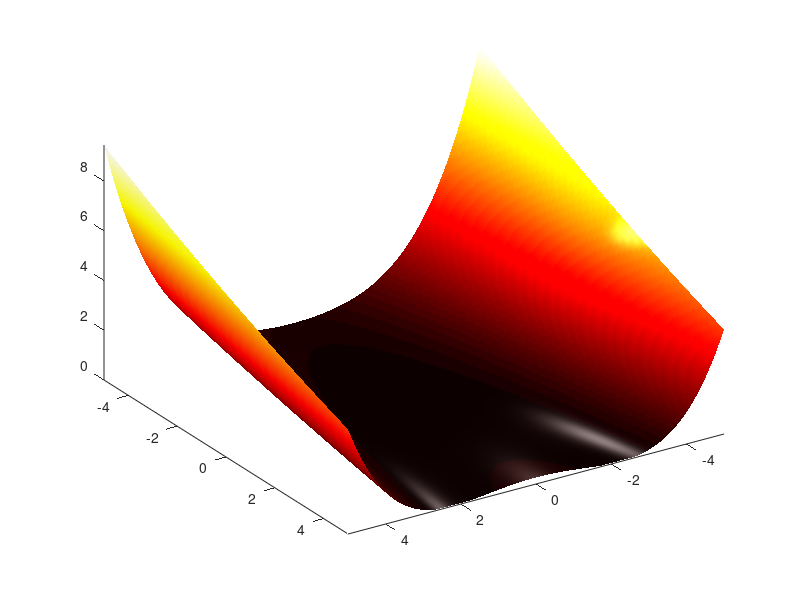

Recreate this plot in MATLAB. (Note: this script raises an error after producing the figure.)
%% Constrained function minimization with |fminsearch| and |fminlbfgs|

function minimize_demo
        
    %% Unconstrained optimization    
    %
    % first, define a test function:
    clc, rosen = @(x) ( (1-x(1))^2 + 105*(x(2)-x(1)^2)^2 ) /1e4;

    %%
    % This is the classical Rosenbrock function, which has a global minimum
    % at $f(x) = f([1, 1]) = 0$. The function is relatively hard to minimize,
    % because that minimum is located in a long narrow ``valley'':
    k = 0; range = -5:0.05:5;
    z = zeros(numel(range));    
    for ii = range
        m = 0; k = k + 1;        
        for jj = range
            m = m + 1;
            z(k, m) = rosen([ii, jj]);            
        end
    end  
    
    figure, hold on, set(gcf, 'renderer', 'opengl');
    [y, x] = meshgrid(range, range);
    S = surf(x, y, z, 'linestyle', 'none'); view(-213, 38), axis tight    
        
    
    shading interp, material metal, lighting gouraud, colormap('hot')
    light('style', 'local', 'position', [-3 0 5]);
    set(S, 'ambientstrength', 0.8)        
    
    %%
    % Optimizing the fully unconstrained problem with |minimize| indeed 
    % finds the global minimum:
    solution = minimize(rosen, [3 3])  %#ok<*NASGU,*NOPRT,*ASGLU>
    
    
    %% Optimization with bound constraints
    %
    % Imposing a lower bound on the variables gives 
    [solution, fval] = minimize(rosen, [3 3], [],[], [],[], [2 2])
    
    %%
    % in the figure, this looks like
    zz = z;   zz(x > 2 & y > 2) = inf;  
    ZZ = z;   ZZ(x < 2 & y < 2) = inf;
    
    figure, hold on, set(gcf, 'renderer', 'opengl');
    S(1) = surf(x, y, zz, 'linestyle', 'none', 'FaceAlpha', 0.2);
    S(2) = surf(x, y, ZZ, 'linestyle', 'none');
    plot3(solution(1), solution(2), fval+0.5, 'gx', ...
        'MarkerSize', 20,...
        'linewidth', 5)    

    xlabel('X(1)'), ylabel('X(2)')    
    view(-196, 38), grid on, axis tight      
    
    shading interp, material metal, lighting gouraud, colormap('hot')
    light('style', 'local', 'position', [-3 0 5]);
    set(S, 'ambientstrength', 0.8); 
    
    %%
    % Similarly, imposing an upper bound yields
    solution = minimize(rosen, [3 3], [],[], [],[], [],[0.5 0.5])
    
    zz = z;   zz(x < 0.5 & y < 0.5) = inf;  
    ZZ = z;   ZZ(x > 0.5 & y > 0.5) = inf;
    
    figure, hold on, set(gcf, 'renderer', 'opengl');
    S(1) = surf(x, y, zz, 'linestyle', 'none', 'FaceAlpha', 0.2);
    S(2) = surf(x, y, ZZ, 'linestyle', 'none');   
    plot3(solution(1), solution(2), fval+0.5, 'gx', ...
        'MarkerSize', 20,...
        'LineWidth', 5);        
    
    xlabel('X(1)'), ylabel('X(2)')    
    view(201, 38), grid on, axis tight      
    
    shading interp, material metal, lighting gouraud, colormap('hot')
    light('style', 'local', 'position', [-3 0 5]);
    set(S, 'ambientstrength', 0.8); 
 
    %%
    % Minimize with $x_2$ fixed at 3. In this case, |minimize| simply
    % removes the variable before |fminsearch| sees it, essentially 
    % reducing the dimensionality of the problem. This is particularly
    % useful when the number of dimensions _N_ becomes large.
    minimize(rosen, [3 3], [],[], [],[], [-inf 3], [inf 3])
    
    
    %% Linear constraints
    %
    % You can use linear inequality or equality constraints. For
    % example, with the constraints
    %
    % $A*x \leq b$,              
    % $A_{eq}*x == b_{eq}$,    
    %
    % with A = [+2 +1], b = -2 and Aeq = [+1 -1], beq = -2. 
    %
    % |minimize()| finds the following result:    
    [solution, fval] = minimize(rosen, [3;3], [2 1],-2, [1 -1],-2)
        
    %% 
    % These constraints look like the following:
    xinds = 2*x+y <= -2;
    zz = z;   zz( xinds ) = inf;  
    ZZ = z;   ZZ(~xinds ) = inf;
    
    Ax = z;   Axinds = abs(2*x+y + 2) < 1e-3;        
    [x1, sortinds] = sort(x(Axinds)); 
    Ax = Ax(Axinds); Ax = Ax(sortinds);
    y1 = y(Axinds); y1 = y1(sortinds);
    
    Aeq = z;   Aeqinds = abs(x-y + 2) < 1e-3;        
    [x2, sortinds] = sort(x(Aeqinds)); 
    Aeq = Aeq(Aeqinds); Aeq = Aeq(sortinds);
    y2 = y(Aeqinds); y2 = y2(sortinds);
    
    figure, hold on, set(gcf, 'renderer', 'opengl');
    l1 = line([x1(1:end-1)';x1(2:end)'],[y1(1:end-1)';y1(2:end)'],[Ax(1:end-1)';Ax(2:end)']);    
    l2 = line([x2(1:end-1)';x2(2:end)'],[y2(1:end-1).';y2(2:end)'],[Aeq(1:end-1).';Aeq(2:end)']);    
    S(1) = surf(x, y, zz, 'linestyle', 'none', 'FaceAlpha', 0.2);
    S(2) = surf(x, y, ZZ, 'linestyle', 'none');      
    l3 = plot3(solution(1)+0.4, solution(2)+0.8, fval+0.5, 'gx',...
        'MarkerSize', 20,...
        'LineWidth', 5);
    
    set(l1, 'color', 'b', 'linewidth', 2);
    set(l2, 'color', 'k', 'linewidth', 2);         
    
    view(150, 30), grid on, axis tight      
    xlabel('X(1)', 'interpreter', 'LaTeX'); ylabel('X(2)', 'interpreter', 'LaTeX');
    k = legend([l1(1); l2(1); l3],'inequality $$A\mathbf{x} \leq -2$$', ...
        'equality $$A_{eq}\mathbf{x} = -2$$', 'Solution');
    set(k, 'interpreter', 'LaTeX', 'location', 'NorthWest');   
    
    shading interp, material metal, lighting phong, colormap('autumn')
    light('style', 'local', 'position', [-3 0 5]);
    set(S, 'ambientstrength', 0.8); 
  
    %% Non-linear constraints
    %
    % Also general nonlinear constraints can be used. A simple example:
    %
    % nonlinear inequality: 
    %
    % $$\sqrt{x_1^2 + x_2^2} \leq 2$$
    %
    % nonlinear equality  : 
    %
    % $$0.2x_1^2 + 0.4x_2^3 = 1$$
        
    options = setoptimoptions(...
        'TolFun', 1e-6, ...
        'TolX'  , 1e-6, ...
        'MaxFunEvals', inf,...
        'MaxIter', 1e4);
    
    [sol, fval, exitflag, output] = minimize(rosen, [-3; 3], [],[], [],[],...
        [],[], @nonlcon, options); 
    
    %%
    % Note that |nonlcon| is a subfunction, listed below. 
    %
    % These constraints look like the following:
    zz = z;   zz(sqrt(x.^2 + y.^2) <= 2)   = inf;  
    ZZ = z;   ZZ(sqrt(x.^2 + y.^2) >= 2.2) = inf;
    zZ = z;   zZ(x.^2 + y.^3 >= 1.0 + 0.1) = inf; 
              zZ(x.^2 + y.^3 <= 1.0 - 0.1) = inf;
      
    xX = x(isfinite(zZ));  [xX, inds] = sort(xX);
    yY = y(isfinite(zZ));  yY = yY(inds);
    zZ = zZ(isfinite(zZ)); zZ = zZ(inds);
              
    figure, hold on, set(gcf, 'renderer', 'opengl');
    S(1) = surf(x, y, zz, 'linestyle', 'none', 'FaceAlpha', 0.2);
    S(2) = surf(x, y, ZZ, 'linestyle', 'none');    
    L = line([xX(1:end-1)';xX(2:end)'],[yY(1:end-1)';yY(2:end)'],[zZ(1:end-1)';zZ(2:end)']);        
    l3 = plot3(sol(1)+0.4, sol(2)+0.5, fval+1, 'gx', 'MarkerSize', 20, 'linewidth', 5);
    
    set(L, 'linewidth', 2, 'color', 'b');
    view(150, 50), grid on, axis tight      
    
    k = legend([S(2); L(1); l3],'non-linear inequality $$c(x) < 0$$', ...
        'non-linear equality $$c_{eq}(x) = 0$$', 'Solution');
    set(k, 'interpreter', 'LaTeX', 'location', 'NorthWest');   
    
    shading interp, material metal, lighting phong, colormap('autumn')
    light('style', 'local', 'position', [-3 0 5]);
    set(S, 'ambientstrength', 0.8); 
    
   
    %%
    % Note that the |output| structure contains a field |constrviolation|:
    output 
    
    %%
    % The contents of which shows that all constraints have been satisfied:
    output.constrviolation
    output.constrviolation.nonlin_eq{:}
    output.constrviolation.nonlin_ineq{:}

    %% Global optimization
    %
    % This is the 2D sine-envelope-sine function. It has a single global
    % minimum at [0,0], where the function assumes a value of 0. As you can
    % imagine, it is hard to find this minimum when the initial estimates
    % is not very close to the minimum already:
    
    sinenvsin = @(x) 3*sum( (sin(sqrt(x(:).'*x(:))).^2 - 0.5)./(1 + 0.001*x(:).'*x(:)).^2 + 0.5, 1);
    
    figure, hold on, set(gcf, 'renderer', 'opengl');
    k = 0; range = -10:0.1:10;
    z = zeros(numel(range));    
    for ii = range
        m = 0; k = k + 1;        
        for jj = range
            m = m + 1;
            z(k,m) = sinenvsin([ii jj]);            
        end
    end  
    [y, x] = meshgrid(range, range);
    S = surf(x, y, z, 'linestyle', 'none');
    
    axis equal, view(-148,24)    
    
    shading interp, material shiny, lighting phong , colormap('autumn')
    light('style', 'local', 'position', [-3 0 5]);
    set(S, 'ambientstrength', 0.6); 
    
    %%
    % |minimize()| provides rudimentary support for this type of problem.
    % Omitting the initial value x0 will re-start |minimize()| several times 
    % at randomly chosen initial values in the interval [lb ub]: 
    
    options = setoptimoptions(...
        'popsize', 1e2, 'maxfunevals', 1e4,  'maxiter', 1e2);
    
    [sol,fval] = minimize(sinenvsin, [], [],[], [],[], -[5 5], +[5 5], [],options)
    
    %%
    % Naturally, these types of problems may also have constraints:
    
    [solution,fval] = minimize(sinenvsin, [], [2 1],-2, [1 -1],-2,...
        -[5;5], +[5;5], [], options);    
    
    xinds = 2*x+y <= -2;
    zz = z;   zz( xinds ) = inf;  
    ZZ = z;   ZZ(~xinds ) = inf;
    
    Ax = z;   Axinds = abs(2*x+y + 2) < 1e-3;        
    [x1, sortinds] = sort(x(Axinds)); 
    Ax = Ax(Axinds); Ax = Ax(sortinds);
    y1 = y(Axinds); y1 = y1(sortinds);
    
    Aeq = z;   Aeqinds = abs(x-y + 2) < 1e-3;        
    [x2, sortinds] = sort(x(Aeqinds)); 
    Aeq = Aeq(Aeqinds); Aeq = Aeq(sortinds);
    y2 = y(Aeqinds); y2 = y2(sortinds);
    
    figure, hold on, set(gcf, 'renderer', 'opengl');        
    S(1) = surf(x, y, zz, 'linestyle', 'none', 'FaceAlpha', 0.2);
    S(2) = surf(x, y, ZZ, 'linestyle', 'none');
    l1 = line([x1(1:end-1)';x1(2:end)'],[y1(1:end-1)';y1(2:end)'],[Ax(1:end-1)';Ax(2:end)']);    
    l2 = line([x2(1:end-1)';x2(2:end)'],[y2(1:end-1).';y2(2:end)'],[Aeq(1:end-1).';Aeq(2:end)']);    
    l3 = plot3(solution(1)+0.5, solution(2)+2.8, fval+2, 'gx', 'MarkerSize', 20, 'linewidth', 5);
           
    xlabel('X(1)', 'interpreter', 'LaTeX'); 
    ylabel('X(2)', 'interpreter', 'LaTeX');
    set(l1, 'color', 'r', 'linewidth', 2);
    set(l2, 'color', 'k', 'linewidth', 2);     
    view(150, 30), grid on, axis tight          
    k = legend([l1(1); l2(1); l3],'inequality $$A\mathbf{x} \leq -2$$', ...
        'equality $$A_{eq}\mathbf{x} = -2$$', 'Solution');
    set(k, 'interpreter', 'LaTeX', 'location', 'NorthWest'); 
    view(170,80);  
    
    shading interp, material shiny, lighting phong, colormap('autumn')
    light('style', 'local', 'position', [-3 0 5]);
    set(S, 'ambientstrength', 0.6); 
    
    %% Different algorithm: |fminlbfgs|
    %
    % |minimize()| also supports |fminlbfgs|, a limited-memory, 
    % Broyden/Fletcher/Goldfarb/Shanno optimizer, implemented by Dirk-Jan
    % Kroon. Unlike |fminsearch()|, this algorithm uses gradient
    % information to improve the overall optimization speed: 
    
    options = setoptimoptions(...
        'Algorithm', 'fminsearch');    
    [solution, fval, exitflag, output] = minimize(...
        rosen, [-3 -18], [],[], [],[], [],[], [], options);  
    
    solution, fval
    output.funcCount
    
    options = setoptimoptions(...
        'Algorithm', 'fminlbfgs');    
    [solution, fval, exitflag, output] = minimize(...
        rosen, [-3 -18], [],[], [],[], [],[], [], options);    
    
    solution, fval
    output.funcCount
    
    %%
    % As can be seen, |fminlbfgs()| indeed uses fewer funtion evaluations to
    % come to a comparable answer. 
    %
    % The great advantage of this minimizer over |fminsearch()| is that
    % |fminlbfgs()| can handle very large problems efficiently. For
    % problems of higher dimensionality, |fminsearch()| has poor 
    % convergence properties compared to |fminlbfgs()|. 
   
    %% Supplying gradients to |fminlbfgs|
    %
    % |fminlbfgs()| needs gradient information of both the objective and
    % non-linear constraint functions. |minimize()| estimate this
    % information numerically via finite differences, but this can be
    % costly for larger problems. Therefore, |minimize()| can also accept
    % gradient information computed by the objective funcion:
    
    options = setoptimoptions(...
        'TolX', 1e-8,...
        'TolFun', 1e-8,...
        'FinDiffType', 'central',...
        'MaxFunEvals', inf,...
        'MaxIter', 1e4,...
        'GoalsExactAchieve', 0,...
        'Algorithm', 'fminlbfgs',...  % This option specifies that your
        'GradObj'  , 'on');           % objective function also provides
                                      % gradient information as its second
                                      % output argument
    
    [solution, fval, exitflag, output] = minimize(...
        @rosen_with_gradient, [-3 -3], [],[], [],[], [],[], @nonlcon, options);
    
    solution, fval
    output.ObjfuncCount
    output.ConstrfuncCount

    %%
    % In case of non-linearly constrained problems, also Jacobian
    % information of the non-linear constraint function can be provided:
        
    options = setoptimoptions(...
        'TolX', 1e-10,...
        'TolFun', 1e-10,...  
        'MaxFunEvals', inf,...
        'MaxIter', 1e4,...
        'GoalsExactAchieve', 0,...
        'Algorithm' , 'fminlbfgs',... % This option specifies that your 
        'GradObj'   , 'on',...        % non-linear constraint function also 
        'GradConstr', 'on');          % provides Jacobian information as its 
                                      % third and fourth output arguments
    
    [solution, fval, exitflag, output] = minimize(...
        @rosen_with_gradient, [-3 -3], [],[], [],[], [],[], @nonlcon_with_Jacobian, options);
    
    solution, fval
    output.ObjfuncCount
    output.ConstrfuncCount
            
    
    %% See also
    %
    % <matlab:doc('setoptimoptions') setoptimoptions>,
    % <matlab:doc('fminlbfgs') fminlbfgs>.

    
end

%% 

function [fVal, gVal] = rosen_with_gradient(x)    
    fVal = ( (1-x(1))^2 + 105*(x(2)-x(1)^2)^2 ) /1e4;
    gVal = [ -2*(1-x(1)) - 4*105*x(1)*(x(2)-x(1)^2)
             2*105*(x(2)-x(1)^2)
             ]/1e4;
end

function [c, ceq] = nonlcon(x)
    c   = x(1)^2 + x(2)^2 - 2;
    ceq = 0.2*x(1)^2 + 0.4*x(2)^3 - 1;
end

function [c, ceq, c_Jac, ceq_Jac] = nonlcon_with_Jacobian(x)
    c   = x(1)^2 + x(2)^2 - 2;
    ceq = 0.2*x(1)^2 + 0.4*x(2)^3 - 1;
    
    c_Jac   = 2*x;
    ceq_Jac = [0.4*x(1); 1.2*x(2)^2];
end

